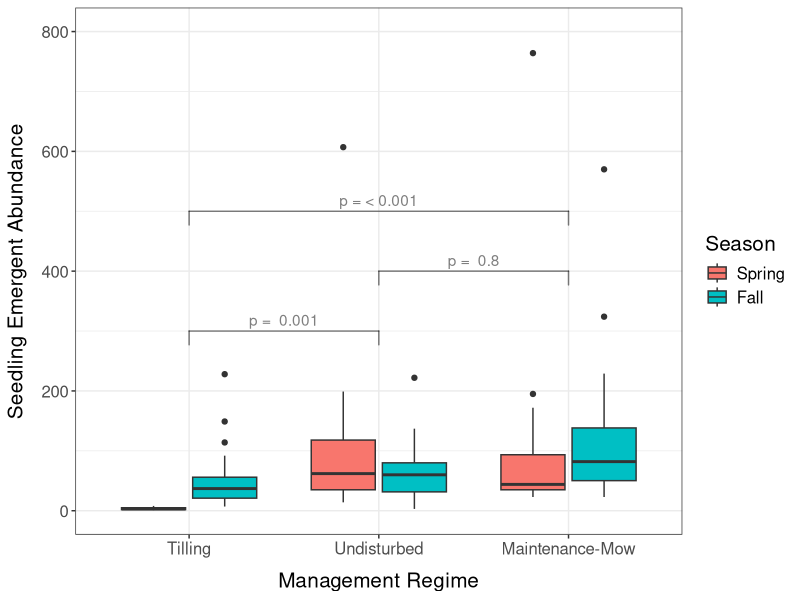
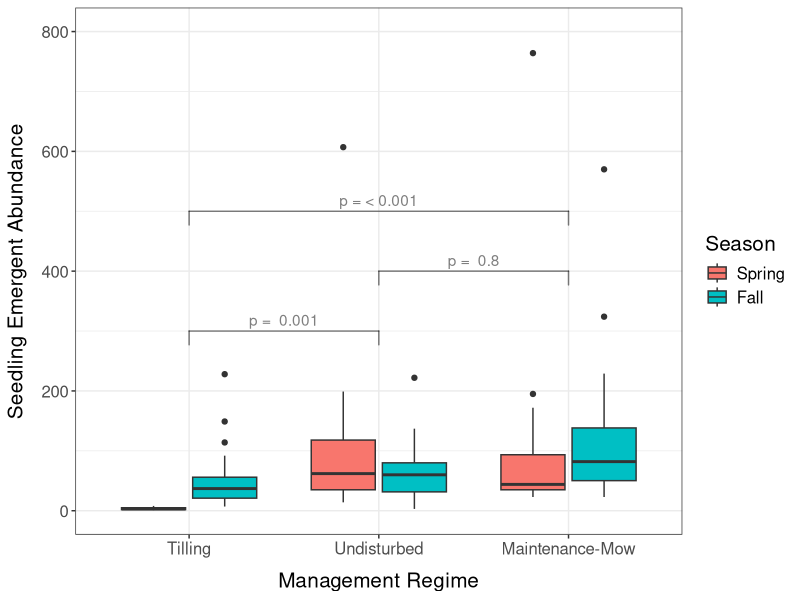

Write R code to recreate these figures, in order.
################################################################################
# Accompanying code for the following research project: 
#   Seedbanks in the Meadoway (Scarborough, Canada)
#
#
# Corresponding authors for this script:  
#   Garland Xie      (1)
#
# Affiliations: 
#   (1) Department of Biological Sciences, 
#       University of Toronto Scarborough,
#       1265 Military Trail, Toronto, ON, M1C 1A4, Canada
#       email: garland.xie@mail.utoronto.ca, 
#
#
# Purpose of this R script: to conduct regression models to determine 
# relationship between seed bank community metrics, management regimes, and
# seasonal variation
#
# IMPORTANT: Please refresh your R session before you run this script
# Why? See https://rstats.wtf/save-source.html


# libraries ----
library(here)   
library(dplyr)
library(ggplot2)
library(MASS)
library(patchwork)
library(lme4)
library(emmeans)
library(tidyr)
library(multcompView)
library(multcomp)
library(ggsignif)

# import ----

spr_sb <- read.csv(
  here("data", "analysis_data", "spring_seedbank.csv"),
  row.names = 1
)

fall_sb <- read.csv(
  here("data", "analysis_data", "fall_seedbank.csv"),
  row.names = 1
)

sb_taxon <- read.csv(
  here("data", "input_data", 
       "seed_bank_taxonomy.csv")
)

# check packaging ----
glimpse(spr_sb)
glimpse(fall_sb)

# clean data ----

sb <- rbind(fall_sb, spr_sb)

# get community-level abundance and species richness
sb_comm <- sb %>%
  group_by(season, site_name, site_code, treatment, plot) %>%
  summarize(
    abund = sum(total_abund, na.rm = TRUE),
    species_richness = dplyr::n_distinct(spp_code)
  ) %>%
  ungroup() %>%
  mutate(
    season = factor(season, levels = c("Spring", "Fall")), 
    treatment = factor(treatment, levels = c("RES", "MOW", "TIL"))
  )

# add zeros to plots with no seed bank info (representing zero germination)
sb_comm_tidy <- sb_comm %>%
  
  # Spring, T2_1, plot 13
  tibble::add_row(
    season = "Spring", 
    site_name = "VICP", 
    site_code = "T2_1",
    treatment = "TIL",
    plot = 13, 
    abund = 0,
    species_richness = 0, 
  ) %>%
  
  # Spring, T2_1, plot 15
  tibble::add_row(
    season = "Spring", 
    site_name = "VICP", 
    site_code = "T2_1",
    treatment = "TIL",
    plot = 15, 
    abund = 0,
    species_richness = 0, 
  ) %>%
  
  # Spring, T2_3, plot 21
  tibble::add_row(
    season = "Spring", 
    site_name = "KENN", 
    site_code = "T2_3",
    treatment = "TIL",
    plot = 21, 
    abund = 0,
    species_richness = 0, 
  ) %>%
  
  # Spring, T2_3, plot 25
  tibble::add_row(
    season = "Spring", 
    site_name = "KENN", 
    site_code = "T2_3",
    treatment = "TIL",
    plot = 25, 
    abund = 0,
    species_richness = 0, 
  ) 

# regression model ----

# accounting for overdispersion
glmer_abund_nb <- glmer.nb(
  formula = abund ~ treatment + season + (1|site_code), 
  data = sb_comm
)

# pairwise comparisons ----

# calculate estimated marginal means
abund_emm_trt <- emmeans(
  glmer_abund_nb, 
  "treatment", 
  lmer.df = "satterthwaite"
)

# get summary of comparisons, coefficients, and p-values
pairs_abund_trt <- as.data.frame(pairs(abund_emm_trt))

# obtain p-value for comparison between 
# undisturbed and tilling
pairs_til_res <- pairs_abund_trt %>%
  filter(contrast == "RES - TIL") %>%
  pull(p.value) %>%
  signif(digits = 1)

# obtain p-value for comparison between 
# maintenance-mowing and undisturbed
pairs_mow_res <- pairs_abund_trt %>%
  filter(contrast == "RES - MOW") %>%
  pull(p.value) %>%
  signif(digits = 1)

# obtain p-value for comparison between
# maintenance-mowing and tilling
pairs_mow_til <- pairs_abund_trt %>%
  filter(contrast == "MOW - TIL") %>%
  
  # use p < 0.001 if the p-value is really small 
  mutate(p.value = case_when(
    p.value < 0.001 ~ 0.001)
    ) %>%
  pull(p.value) 

# check for sample size ----
sb_comm %>%
  group_by(season, treatment) %>%
  summarize(
    sample_size = n()
  ) %>%
  ungroup()

# plot ----

# adjust x-axis labels (i.e., management regimes)
# for readability
sb_data_viz <- sb_comm %>%
  
  mutate(
    treatment = as.character(treatment), 
    treatment = case_when(
      treatment == "MOW" ~ "Maintenance-Mow", 
      treatment == "RES" ~ "Undisturbed",
      treatment == "TIL" ~ "Tilling"
    ), 
    treatment = factor(
      treatment, levels = c("Tilling", "Undisturbed", "Maintenance-Mow")) 
  ) 

(sb_abund_plot <- sb_data_viz %>%
  ggplot(aes(x = treatment, y = abund, fill = season)) +
  geom_boxplot() + 

  # pairwise significance between tilling and undisturbed
  geom_signif(
    y_position = 300, 
    xmin = 1, 
    xmax = 2, 
    annotation = paste("p = ", as.character(pairs_til_res)),
    alpha = 0.5
  ) + 
    
  # pairwise significance between mowing and undisturbed  
  geom_signif(
    y_position = 400, 
    xmin = 2, 
    xmax = 3, 
    annotation = paste("p = ", as.character(pairs_mow_res)), 
    alpha = 0.5
    ) +   
    
  # pairwise significance between mowing and tilling  
  geom_signif(
    y_position = 500, 
    xmin = 1, 
    xmax = 3, 
    annotation =  paste("p = <", as.character(pairs_mow_til)),
    alpha = 0.5
    ) + 
    
  ylim(0, 800) + 
    
  labs(
    x = "Management Regime", 
    y = "Seedling Emergent Abundance"
    ) + 
    
  scale_fill_discrete(name = "Season") + 
    
  theme_bw() + 
  theme(
    axis.title.x = element_text(
      margin = margin(t = 10, r = 0, b = 0, l = 0)
    ),
    axis.title.y = element_text(
      margin = margin(t = 0, r = 10, b = 0, l = 0)
      ),
    text = element_text(size = 15)
    )
  )

# save to disk ---

ggsave(
  filename = here("output", "results", "figure-1.svg"), 
  device = "svg", 
  units = "in",
  height = 5, 
  width = 7
)
